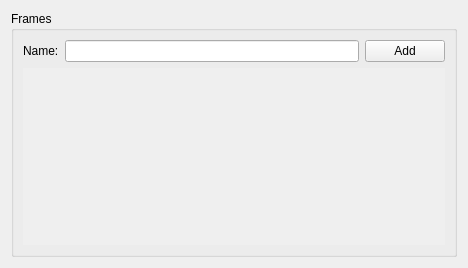
<?xml version="1.0" encoding="UTF-8"?>
<ui version="4.0">
 <class>FrameConfig</class>
 <widget class="QWidget" name="FrameConfig">
  <property name="geometry">
   <rect>
    <x>0</x>
    <y>0</y>
    <width>468</width>
    <height>268</height>
   </rect>
  </property>
  <property name="windowTitle">
   <string notr="true"/>
  </property>
  <layout class="QGridLayout" name="gridLayout">
   <property name="spacing">
    <number>0</number>
   </property>
   <item row="0" column="1">
    <widget class="QGroupBox" name="groupBox">
     <property name="title">
      <string>Frames</string>
     </property>
     <layout class="QVBoxLayout" name="verticalLayout">
      <item>
       <layout class="QFormLayout" name="formLayout_3">
        <property name="fieldGrowthPolicy">
         <enum>QFormLayout::ExpandingFieldsGrow</enum>
        </property>
        <item row="0" column="0">
         <widget class="QLabel" name="label">
          <property name="text">
           <string comment="The name of the new item">Name:</string>
          </property>
          <property name="buddy">
           <cstring>sizeEdit</cstring>
          </property>
         </widget>
        </item>
        <item row="0" column="1">
         <layout class="QHBoxLayout" name="horizontalLayout_2">
          <item>
           <widget class="KLineEdit" name="sizeEdit"/>
          </item>
          <item>
           <widget class="KPushButton" name="addButton">
            <property name="text">
             <string>Add</string>
            </property>
           </widget>
          </item>
         </layout>
        </item>
       </layout>
      </item>
      <item>
       <layout class="QGridLayout" name="gridLayout_3">
        <property name="spacing">
         <number>-1</number>
        </property>
        <item row="0" column="0" colspan="2">
         <widget class="QScrollArea" name="scrollArea">
          <property name="frameShape">
           <enum>QFrame::NoFrame</enum>
          </property>
          <property name="frameShadow">
           <enum>QFrame::Sunken</enum>
          </property>
          <property name="widgetResizable">
           <bool>true</bool>
          </property>
          <widget class="QWidget" name="frameWidgetList">
           <property name="geometry">
            <rect>
             <x>0</x>
             <y>0</y>
             <width>440</width>
             <height>187</height>
            </rect>
           </property>
          </widget>
         </widget>
        </item>
       </layout>
      </item>
     </layout>
    </widget>
   </item>
  </layout>
 </widget>
 <customwidgets>
  <customwidget>
   <class>KPushButton</class>
   <extends>QPushButton</extends>
   <header>kpushbutton.h</header>
  </customwidget>
  <customwidget>
   <class>KLineEdit</class>
   <extends>QLineEdit</extends>
   <header>klineedit.h</header>
  </customwidget>
 </customwidgets>
 <resources/>
 <connections/>
</ui>
